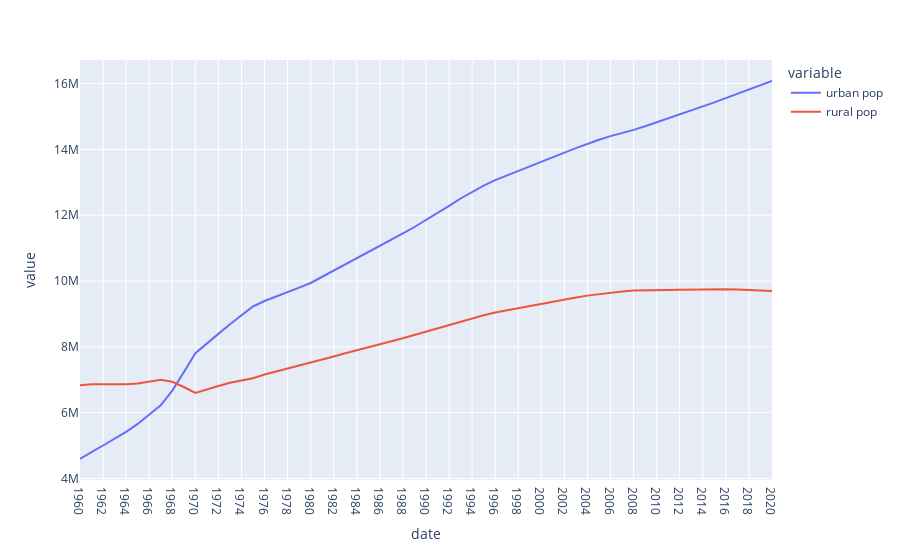

The cell this chart's notebook holds for it:
### Code cell
fig = px.line(prk_pop_urban_rural, x=prk_pop_urban_rural.index, y=['urban pop', 'rural pop'])
fig['layout']['xaxis']['autorange'] = "reversed"
fig.show()
